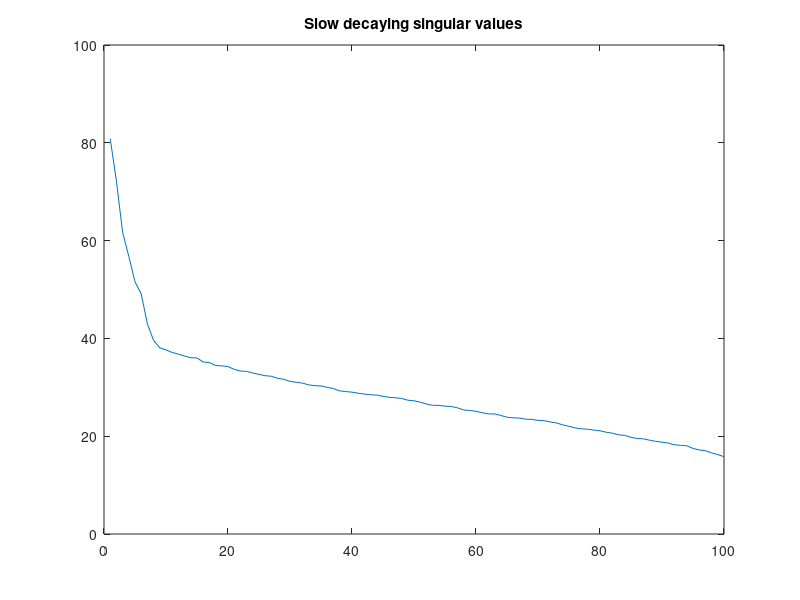

MATLAB code to generate this figure: (Note: this script raises an error after producing the figure.)
% Demo 5
% Ye (Eric) Wang 
% <eric.ye.wang@duke.edu>
% Exploring low signal to noise ratio.
%% Moderate D
% Simulate data
% Training set
D = 100; % ambient dimension
d = 10; % intrinsic dimension
n = 500; % sample size
d_m = 5; % number of missing features
sigS = abs(randn(1));
Lam = orth(randn(D,d))*diag(d:-1:1)/sqrt(10);
eta = randn(n,d);
y = eta*Lam'+sqrt(sigS)*randn(n,D);
figure()
plot(1:min(n,D),svd(y));
title('Slow decaying singular values');
% Testing set
n_test = 100;
eta_test = randn(n_test,d);
y_test = eta_test*Lam'+sqrt(sigS)*randn(n_test,D);
y_true = [];
for ii = 1:n_test % for those data vectors with missing values, 5 out of the 10000 dimensions are missing
    tmp = sort(randsample(1:D,d_m,false));
    y_true = [y_true y_test(ii,tmp)];
    y_test(ii,tmp) = nan*ones(d_m,1);
end
%% fit GEODE on the training dataset
d_guess = 20;
opt = GEODE_opt();
[InD,adapt,u,tau,sigmaS,Lambda,mu] = GEODE(y,d_guess,opt);
% Gelman-Rubin diagnostic
[InD1,adapt1,u1,tau1,sigmaS1] = GEODE(y,d_guess,opt);
disp('Potential scale reduction factor for sigma^2');
gelman_rubin_2chain(sigmaS((opt(1)+1):(opt(1)+opt(2))),sigmaS1((opt(1)+1):(opt(1)+opt(2))))
disp('Do both chain selects the same dimensions?')
isequal(InD{opt(9)}, InD1{opt(9)})
disp('Potential scale reduction factor for u');
for i = InD{opt(9)}
    gelman_rubin_2chain(u(i,(opt(1)+1):(opt(1)+opt(2))),u1(i,(opt(1)+1):(opt(1)+opt(2))))
end
%--------------------------------------------------------------------------
% Note: If the potential scale reduction factor is close to one for all 
% scalar random variables, then one can conclude that the markov chain
% has likely converged.
%--------------------------------------------------------------------------
% Mixing of the MCMC (effective sample size)
disp('Effective sample size of sigma^2');
ess(sigmaS((opt(1)+1):(opt(1)+opt(2))))
disp('Effective sample sizes of u');
ess(u(InD{opt(9)},(opt(1)+1):(opt(1)+opt(2))))
%% Explore the posterior
% Inclusion probability
figure()
IProb = inclusProb(d_guess,InD,adapt,opt(9));
% Estimating sigma^2
figure()
subplot(1,2,1), plot(1:opt(2),sigmaS((opt(1)+1):(opt(1)+opt(2))));
title('Traceplot of \sigma^2 after burn-in');
subplot(1,2,2), histogram(sigmaS((opt(1)+1):(opt(1)+opt(2))),30);
title('Posterior Distribution of \sigma^2');
disp('Posterior mean of sigma^2');
mean(sigmaS((opt(1)+1):(opt(1)+opt(2)))) % Posterior mean
disp('Absolute deviance from the true sigma^2');
abs(sigS - mean(sigmaS((opt(1)+1):(opt(1)+opt(2))))) % Absolute deviance from the truth

%% Make prediction on the testing dataset based on the fitted GEODE
[pred_summary,pred_sample] = GEODE_predict(y_test,Lambda,mu,InD{opt(9)},...
    u(:,(opt(1)+1):(opt(1)+opt(2))),sigmaS((opt(1)+1):(opt(1)+opt(2))));
% Predictive MSE
disp('Predictive Mean Square Error');
mean((y_true - pred_summary(:,3)').^2)
%--------------------------------------------------------------------------
% Note: If the prediction is accurate, the predictive MSE should be close to
% the estimate of sigmaS. Intuitively, this means that the only thing that 
% the preditive distribution cannot explain is the random noise.
%--------------------------------------------------------------------------

%% Compare to PPCA
% Oracle version
[coeff,score,pcvariance,mu,v,S] = ppca(y,d);
mC = coeff*diag(pcvariance)*coeff'+v*eye(D);
ppca_pred = [];
for j = 1:n_test
    pos = find(isnan(y_test(j,:)));
    V2 = mC(setdiff(1:D,pos),setdiff(1:D,pos));
    R = mC(pos,setdiff(1:D,pos));
    A1 = R*inv(V2);
    m2 = mu(setdiff(1:D,pos));
    m1 = mu(pos);
    ppca_pred = [ppca_pred, (m1' + A1*(y_test(j,setdiff(1:D,pos))-m2)')'];
end
disp('Predictive Mean Square Error for the oracle ppca');
mean((y_true - ppca_pred).^2)
% miss-specified version
[coeff,score,pcvariance,mu,v,S] = ppca(y,d+5);
mC = coeff*diag(pcvariance)*coeff'+v*eye(D);
ppca_pred = [];
for j = 1:n_test
    pos = find(isnan(y_test(j,:)));
    V2 = mC(setdiff(1:D,pos),setdiff(1:D,pos));
    R = mC(pos,setdiff(1:D,pos));
    A1 = R*inv(V2);
    m2 = mu(setdiff(1:D,pos));
    m1 = mu(pos);
    ppca_pred = [ppca_pred, (m1' + A1*(y_test(j,setdiff(1:D,pos))-m2)')'];
end
disp('Predictive Mean Square Error for the miss-specified ppca');
mean((y_true - ppca_pred).^2)

%% Case 2: Large D
% Simulate data
% Training set
D = 100000; % ambient dimension
d = 10; % intrinsic dimension
n = 500; % sample size
d_m = 5; % number of missing features
sigS = abs(randn(1));
Lam = orth(randn(D,d))*diag(d:-1:1)/sqrt(10);
eta = randn(n,d);
y = eta*Lam'+sqrt(sigS)*randn(n,D);
figure()
plot(1:min(n,D),svd(y));
title('Slow decaying singular values');
% Testing set
n_test = 100;
eta_test = randn(n_test,d);
y_test = eta_test*Lam'+sqrt(sigS)*randn(n_test,D);
y_true = [];
for ii = 1:n_test % for those data vectors with missing values, 5 out of the 10000 dimensions are missing
    tmp = sort(randsample(1:D,d_m,false));
    y_true = [y_true y_test(ii,tmp)];
    y_test(ii,tmp) = nan*ones(d_m,1);
end
%% fit GEODE on the training dataset
d_guess = 20;
opt = GEODE_opt();
[InD,adapt,u,tau,sigmaS,Lambda,mu] = GEODE(y,d_guess,opt);
% Gelman-Rubin diagnostic
[InD1,adapt1,u1,tau1,sigmaS1] = GEODE(y,d_guess,opt);
disp('Potential scale reduction factor for sigma^2');
gelman_rubin_2chain(sigmaS((opt(1)+1):(opt(1)+opt(2))),sigmaS1((opt(1)+1):(opt(1)+opt(2))))
disp('Do both chain selects the same dimensions?')
isequal(InD{opt(9)}, InD1{opt(9)})
disp('Potential scale reduction factor for u');
for i = InD{opt(9)}
    gelman_rubin_2chain(u(i,(opt(1)+1):(opt(1)+opt(2))),u1(i,(opt(1)+1):(opt(1)+opt(2))))
end
%--------------------------------------------------------------------------
% Note: If the potential scale reduction factor is close to one for all 
% scalar random variables, then one can conclude that the markov chain
% has likely converged.
%--------------------------------------------------------------------------
% Mixing of the MCMC (effective sample size)
disp('Effective sample size of sigma^2');
ess(sigmaS((opt(1)+1):(opt(1)+opt(2))))
disp('Effective sample sizes of u');
ess(u(InD{opt(9)},(opt(1)+1):(opt(1)+opt(2))))
%% Explore the posterior
% Inclusion probability
figure()
IProb = inclusProb(d_guess,InD,adapt,opt(9));
% Estimating sigma^2
figure()
subplot(1,2,1), plot(1:opt(2),sigmaS((opt(1)+1):(opt(1)+opt(2))));
title('Traceplot of \sigma^2 after burn-in');
subplot(1,2,2), histogram(sigmaS((opt(1)+1):(opt(1)+opt(2))),30);
title('Posterior Distribution of \sigma^2');
disp('Posterior mean of sigma^2');
mean(sigmaS((opt(1)+1):(opt(1)+opt(2)))) % Posterior mean
disp('Absolute deviance from the true sigma^2');
abs(sigS - mean(sigmaS((opt(1)+1):(opt(1)+opt(2))))) % Absolute deviance from the truth

%% Make prediction on the testing dataset based on the fitted GEODE
[pred_summary,pred_sample] = GEODE_predict(y_test,Lambda,mu,InD{opt(9)},...
    u(:,(opt(1)+1):(opt(1)+opt(2))),sigmaS((opt(1)+1):(opt(1)+opt(2))));
% Predictive MSE
disp('Predictive Mean Square Error');
mean((y_true - pred_summary(:,3)').^2)
%--------------------------------------------------------------------------
% Note: If the prediction is accurate, the predictive MSE should be close to
% the estimate of sigmaS. Intuitively, this means that the only thing that 
% the preditive distribution cannot explain is the random noise.
%--------------------------------------------------------------------------

%% Compare to PPCA
% Oracle version
[coeff,score,pcvariance,mu,v,S] = ppca(y,d);
mC = coeff*diag(pcvariance)*coeff'+v*eye(D);
ppca_pred = [];
for j = 1:n_test
    pos = find(isnan(y_test(j,:)));
    V2 = mC(setdiff(1:D,pos),setdiff(1:D,pos));
    R = mC(pos,setdiff(1:D,pos));
    A1 = R*inv(V2);
    m2 = mu(setdiff(1:D,pos));
    m1 = mu(pos);
    ppca_pred = [ppca_pred, (m1' + A1*(y_test(j,setdiff(1:D,pos))-m2)')'];
end
disp('Predictive Mean Square Error for the oracle ppca');
mean((y_true - ppca_pred).^2)
% miss-specified version
[coeff,score,pcvariance,mu,v,S] = ppca(y,d+5);
mC = coeff*diag(pcvariance)*coeff'+v*eye(D);
ppca_pred = [];
for j = 1:n_test
    pos = find(isnan(y_test(j,:)));
    V2 = mC(setdiff(1:D,pos),setdiff(1:D,pos));
    R = mC(pos,setdiff(1:D,pos));
    A1 = R*inv(V2);
    m2 = mu(setdiff(1:D,pos));
    m1 = mu(pos);
    ppca_pred = [ppca_pred, (m1' + A1*(y_test(j,setdiff(1:D,pos))-m2)')'];
end
disp('Predictive Mean Square Error for the miss-specified ppca');
mean((y_true - ppca_pred).^2)